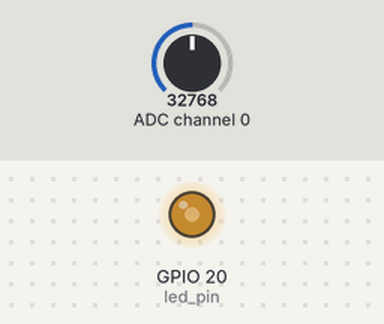
This program was run on a simulated Raspberry Pi (BCM pin numbers). Parts: output pins drawn as LEDs (lit = HIGH). The test bench sets the inputs (shaded band); at power-on: ADC channel 0 = 32768 (analog values on the 0–65535 scale).

Above: at 1.2 s.
1.3 s: ADC channel 0 set to 45874
At 2.1 s:
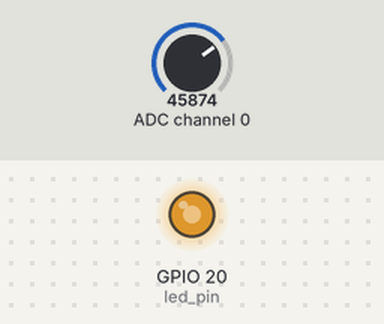
2.8 s: ADC channel 0 set to 57670
At 3.3 s:
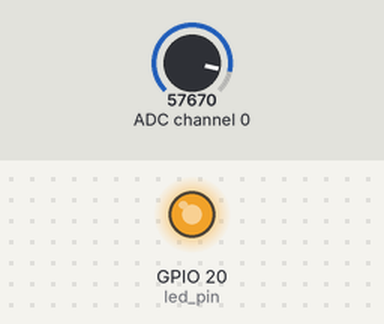
4.3 s: ADC channel 0 set to 7864
At 5.5 s:
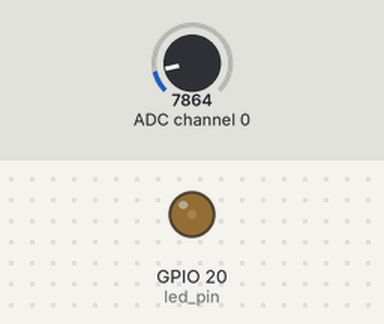
5.8 s: ADC channel 0 set to 0
At 6.9 s:
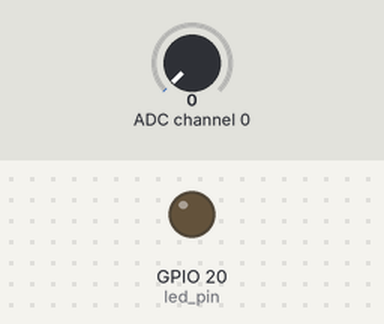
7.3 s: ADC channel 0 set to 32767
At 8.1 s:
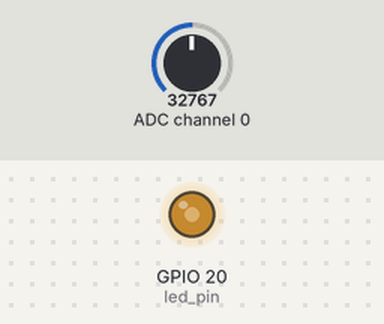
Timing chart, 0 to 9.8 s (numbered marks = the images above; inputs shaded):
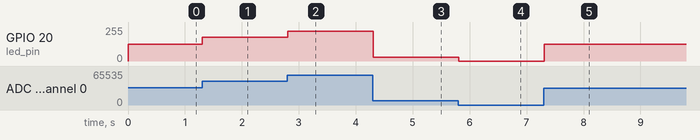

The program:

ledmcp3008.py
```python
#for use with led Unknown from github search led and mcp3008

# Importing modules
import spidev # To communicate with SPI devices
from numpy import interp	# To scale values
from time import sleep	# To add delay
import RPi.GPIO as GPIO	# To use GPIO pins
# Start SPI connection
spi = spidev.SpiDev() # Created an object
spi.open(0,0)
# Initializing LED pin as OUTPUT pin
led_pin = 20
GPIO.setmode(GPIO.BCM)
GPIO.setup(led_pin, GPIO.OUT)
# Creating a PWM channel at 100Hz frequency
pwm = GPIO.PWM(led_pin, 100)
pwm.start(0)
# Read MCP3008 data
def analogInput(channel):
  adc = spi.xfer2([1,(8+channel)<<4,0])
  data = ((adc[1]&3) << 8) + adc[2]
  return data
while True:
	output = analogInput(0) # Reading from CH0
	output = interp(output, [0, 1023], [0, 100])
  	pwm.ChangeDutyCycle(output)
  	sleep(0.1)
```

Measured:
- after the input at 1.3 s, GPIO 20 (led_pin): 127/255 → 178/255 at once
- after the input at 2.8 s, GPIO 20 (led_pin): 178/255 → 224/255 at once
- after the input at 4.3 s, GPIO 20 (led_pin): 224/255 → 30/255 at once
- after the input at 5.8 s, GPIO 20 (led_pin): 30/255 → 0/255 at once
- after the input at 7.3 s, GPIO 20 (led_pin): 0/255 → 127/255 at once
